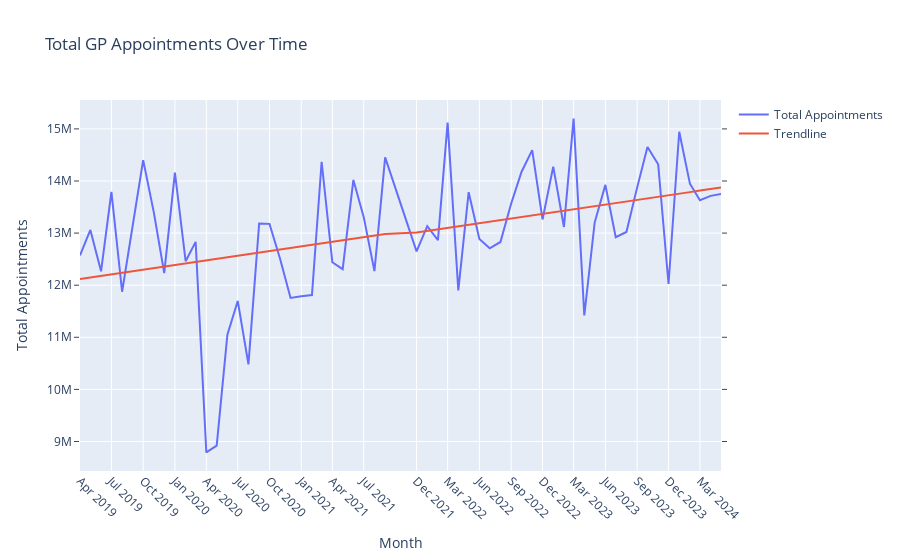

Notebook source saved alongside this figure:
### Code cell
# Filter for GP appointments
ar_gp = ar[ar['hcp_type'] == 'GP']

# Aggregate count_of_appointments by month and ICB
gp_appointments = ar_gp.groupby(['appointment_month', 'icb_name'])['count_of_appointments'].sum().reset_index()

# Display the first few rows of the aggregated data
print("Aggregated GP appointments by month and ICB:")
print(gp_appointments.head(10))

# Identify ICBs with the highest and lowest appointment counts
top_icbs = gp_appointments.groupby('icb_name')['count_of_appointments'].mean().sort_values(ascending=False).head(5)
bottom_icbs = gp_appointments.groupby('icb_name')['count_of_appointments'].mean().sort_values().head(5)

print("\nTop 5 ICBs by average appointment count:")
print(top_icbs)

print("\nBottom 5 ICBs by average appointment count:")
print(bottom_icbs)

# Time series of total GP appointments
total_appointments_over_time = gp_appointments.groupby('appointment_month')['count_of_appointments'].sum()

# Calculate the total number of GP appointments
total_gp_appointments = gp_appointments['count_of_appointments'].sum()
print(f"\nTotal number of GP appointments: {total_gp_appointments:,}")

# Calculate the average number of appointments per month per ICB
avg_appointments_per_month_icb = gp_appointments['count_of_appointments'].mean()
print(f"Average number of appointments per month per ICB: {avg_appointments_per_month_icb:,.2f}")

# Create the plotly figure for the line plot
fig1_trend1 = go.Figure()

# Add the total appointments over time as a line trace
fig1_trend1.add_trace(go.Scatter(
    x=total_appointments_over_time.index,
    y=total_appointments_over_time.values,
    mode='lines',
    name='Total Appointments'
))

# Add a trendline using ordinary least squares (OLS)
X = sm.add_constant(range(len(total_appointments_over_time)))
model = sm.OLS(total_appointments_over_time.values, X).fit()
trendline = model.predict(X)

fig1_trend1.add_trace(go.Scatter(
    x=total_appointments_over_time.index,
    y=trendline,
    mode='lines',
    name='Trendline'
))

# Update layout of the figure
# Generate tickvals and ticktext for every third month
tickvals = total_appointments_over_time.index[::3]
ticktext = [pd.to_datetime(t).strftime('%b\n%Y') for t in tickvals]

fig1_trend1.update_layout(
    title='Total GP Appointments Over Time',
    xaxis_title='Month',
    yaxis_title='Total Appointments',
    xaxis=dict(
        tickangle=45,
        tickvals=tickvals,
        ticktext=ticktext,
        tickmode='array'
    ),
    yaxis=dict(
        showline=True,
        side='left',  # Keep the primary y-axis on the left
        mirror='ticks',  # This will make sure the ticks are mirrored on both sides
        ticks='outside',  # Ensure ticks are visible
        showgrid=True,  # Show grid lines
    ),
    yaxis2=dict(
        showline=True,
        side='right',
        overlaying='y',
        tickmode='sync',  # Synchronize ticks with the left y-axis
        ticks='outside',
        showgrid=False,  # Don't show grid lines for the right axis to avoid clutter
    )
)

# Get HTML string for fig1_trend3
fig1_trend1_html = fig1_trend1.to_html(full_html=False, include_plotlyjs='cdn')
fig1_trend1.show()

### Figure 1 — Plotly figure (JSON) as saved in the notebook; plotly's stock layout.template omitted (floating-point values rounded to 4 significant figures)
{"data": [{"mode": "lines", "name": "Total Appointments", "type": "scatter", "x": ["2019-04-01", "2019-05-01", "2019-06-01", "2019-07-01", "2019-08-01", "2019-09-01", "2019-10-01", "2019-11-01", "2019-12-01", "2020-01-01", "2020-02-01", "2020-03-01", "2020-04-01", "2020-05-01", "2020-06-01", "2020-07-01", "2020-08-01", "2020-09-01", "2020-10-01", "2020-11-01", "2020-12-01", "2021-01-01", "2021-02-01", "2021-03-01", "2021-04-01", "2021-05-01", "2021-06-01", "2021-07-01", "2021-08-01", "2021-09-01", "2021-12-01", "2022-01-01", "2022-02-01", "2022-03-01", "2022-04-01", "2022-05-01", "2022-06-01", "2022-07-01", "2022-08-01", "2022-09-01", "2022-10-01", "2022-11-01", "2022-12-01", "2023-01-01", "2023-02-01", "2023-03-01", "2023-04-01", "2023-05-01", "2023-06-01", "2023-07-01", "2023-08-01", "2023-09-01", "2023-10-01", "2023-11-01", "2023-12-01", "2024-01-01", "2024-02-01", "2024-03-01", "2024-04-01", "2024-05-01"], "y": [12570434, 13061650, 12266272, 13792436, 11874494, 13137119, 14400091, 13392672, 12233227, 14159913, 12459755, 12831187, 8789661, 8920211, 11048464, 11696787, 10478877, 13181903, 13177084, 12496461, 11755170, 11787080, 11809876, 14369217, 12441198, 12308189, 14020944, 13306822, 12269372, 14454510, 12648107, 13132651, 12863908, 15119387, 11901145, 13785188, 12885050, 12707475, 12829386, 13562299, 14173871, 14592476, 13262053, 14275754, 13117840, 15198581, 11419332, 13201465, 13925402, 12920150, 13022156, 13872665, 14653715, 14322052, 12022551, 14945984, 13947232, 13631933, 13714471, 13750340]}, {"mode": "lines", "name": "Trendline", "type": "scatter", "x": ["2019-04-01", "2019-05-01", "2019-06-01", "2019-07-01", "2019-08-01", "2019-09-01", "2019-10-01", "2019-11-01", "2019-12-01", "2020-01-01", "2020-02-01", "2020-03-01", "2020-04-01", "2020-05-01", "2020-06-01", "2020-07-01", "2020-08-01", "2020-09-01", "2020-10-01", "2020-11-01", "2020-12-01", "2021-01-01", "2021-02-01", "2021-03-01", "2021-04-01", "2021-05-01", "2021-06-01", "2021-07-01", "2021-08-01", "2021-09-01", "2021-12-01", "2022-01-01", "2022-02-01", "2022-03-01", "2022-04-01", "2022-05-01", "2022-06-01", "2022-07-01", "2022-08-01", "2022-09-01", "2022-10-01", "2022-11-01", "2022-12-01", "2023-01-01", "2023-02-01", "2023-03-01", "2023-04-01", "2023-05-01", "2023-06-01", "2023-07-01", "2023-08-01", "2023-09-01", "2023-10-01", "2023-11-01", "2023-12-01", "2024-01-01", "2024-02-01", "2024-03-01", "2024-04-01", "2024-05-01"], "y": [12120000.0, 12150000.0, 12180000.0, 12210000.0, 12240000.0, 12270000.0, 12300000.0, 12330000.0, 12360000.0, 12390000.0, 12420000.0, 12450000.0, 12480000.0, 12510000.0, 12540000.0, 12570000.0, 12600000.0, 12630000.0, 12660000.0, 12690000.0, 12720000.0, 12750000.0, 12780000.0, 12800000.0, 12830000.0, 12860000.0, 12890000.0, 12920000.0, 12950000.0, 12980000.0, 13010000.0, 13040000.0, 13070000.0, 13100000.0, 13130000.0, 13160000.0, 13190000.0, 13220000.0, 13250000.0, 13280000.0, 13310000.0, 13340000.0, 13370000.0, 13400000.0, 13430000.0, 13460000.0, 13490000.0, 13520000.0, 13550000.0, 13580000.0, 13610000.0, 13640000.0, 13670000.0, 13700000.0, 13730000.0, 13760000.0, 13790000.0, 13820000.0, 13850000.0, 13880000.0]}], "layout": {"title": {"text": "Total GP Appointments Over Time"}, "xaxis": {"tickangle": 45, "tickmode": "array", "ticktext": ["Apr\n2019", "Jul\n2019", "Oct\n2019", "Jan\n2020", "Apr\n2020", "Jul\n2020", "Oct\n2020", "Jan\n2021", "Apr\n2021", "Jul\n2021", "Dec\n2021", "Mar\n2022", "Jun\n2022", "Sep\n2022", "Dec\n2022", "Mar\n2023", "Jun\n2023", "Sep\n2023", "Dec\n2023", "Mar\n2024"], "tickvals": ["2019-04-01", "2019-07-01", "2019-10-01", "2020-01-01", "2020-04-01", "2020-07-01", "2020-10-01", "2021-01-01", "2021-04-01", "2021-07-01", "2021-12-01", "2022-03-01", "2022-06-01", "2022-09-01", "2022-12-01", "2023-03-01", "2023-06-01", "2023-09-01", "2023-12-01", "2024-03-01"], "title": {"text": "Month"}}, "yaxis": {"mirror": "ticks", "showgrid": true, "showline": true, "side": "left", "ticks": "outside", "title": {"text": "Total Appointments"}}, "yaxis2": {"overlaying": "y", "showgrid": false, "showline": true, "side": "right", "tickmode": "sync", "ticks": "outside"}}}
